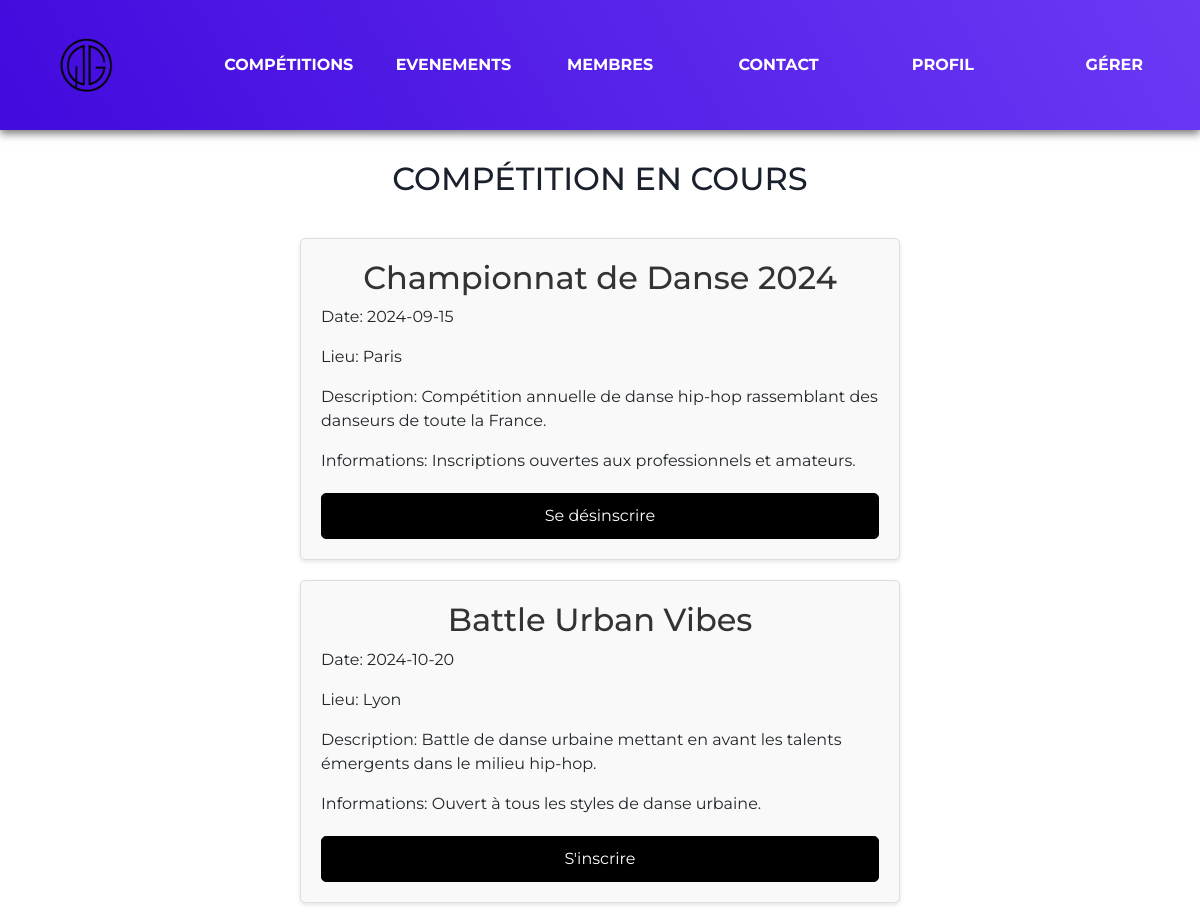
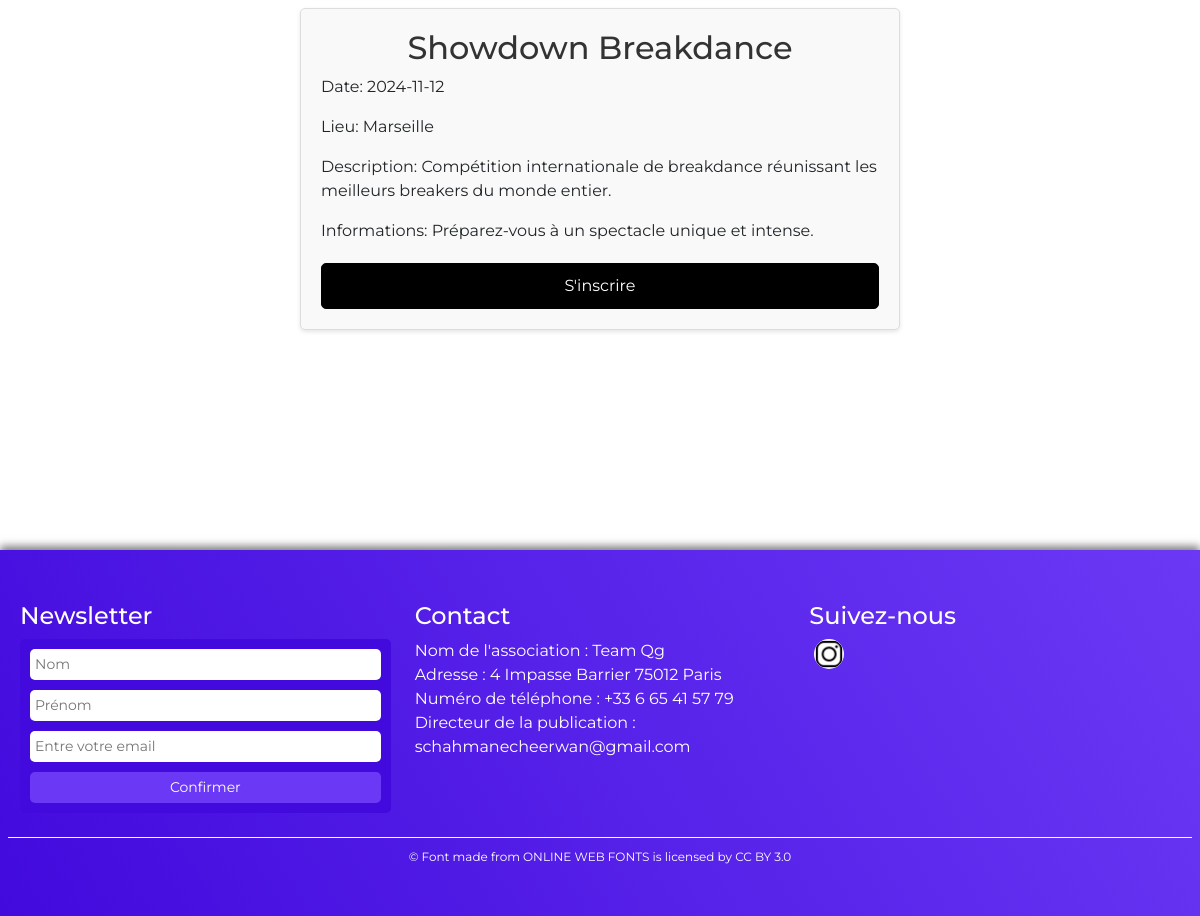
Page /?action=competitions (signed in) on the committed database (2 pictures, top to bottom).
### tables this page shows
CREATE TABLE competition (
  idCompetition INT NOT NULL PRIMARY KEY,
  nomcompetition VARCHAR(50) DEFAULT NULL,
  datecompetition DATE DEFAULT NULL,
  lieu VARCHAR(200) DEFAULT NULL,
  description VARCHAR(2000) NOT NULL,
  informations VARCHAR(1000) DEFAULT NULL
);

### public_html/controller/competitions.php (called while the page is built)
<?php
$racine = $_SERVER['DOCUMENT_ROOT'];
include_once "$racine/view/header.php";
include_once "$racine/view/competitionView.php";
include_once "$racine/view/credits.php";
?>

### public_html/index.php (called while the page is built, shortened)
<?php
include "getRacine.php";
include_once "$racine/model/authentification.php";
if (isset($_GET["action"])){
    $action = $_GET["action"];
}
else{
    $action = "defaut";
}
$fichier = controleurPrincipal($action);
include "$racine/controller/$fichier";
?>

### public_html/model/utilisateurs.php (called while the page is built, shortened)
<?php
function estAdmin($utilisateur_id) {
    try {
        $cnx = DBconnection();
        $query = "SELECT est_admin FROM utilisateurs WHERE id = :id";
        $stmt = $cnx->prepare($query);
        $stmt->bindParam(':id', $utilisateur_id);
        $stmt->execute();
        $resultat = $stmt->fetch(PDO::FETCH_ASSOC);
        return $resultat['est_admin'] ?? false;
    } catch (PDOException $e) {
        echo "Erreur : " . $e->getMessage();
        return false;
    }
}
function getUtilisateurByPseudo($pseudo) {
    try {
        $cnx = DBconnection();
        $req = $cnx->prepare("SELECT * FROM utilisateurs WHERE pseudo = :pseudo;");
        $req->bindValue(':pseudo', $pseudo, PDO::PARAM_STR);
        $req->execute();
        $resultat = $req->fetch(PDO::FETCH_ASSOC);
        return $resultat;
    } catch (PDOException $e) {
        print 'Erreur !: ' . $e->getMessage();
        die();
    }
}

### public_html/model/authentification.php (called while the page is built, shortened)
<?php
include_once "utilisateurs.php";
function isLoggedOn() {
    if (isset($_SESSION["pseudo"])) {
        $util = getUtilisateurByPseudo($_SESSION['pseudo']);
        if ($util && $util['pseudo'] == $_SESSION['pseudo'] && $util['mdp'] == $_SESSION['mdp']) {
            return true;
        }
    }
    return false;
}
?>

### public_html/model/competitions.php (called while the page is built, shortened)
<?php
function getAllCompetitions() {
    try {
        $conn = DBconnection();
        $query = "SELECT * FROM competition";
        $stmt = $conn->prepare($query);
        $stmt->execute();
        $events = $stmt->fetchAll(PDO::FETCH_ASSOC);
        return $events;
    } catch (PDOException $e) {
        print "Erreur lors de la récupération des compétitions : " . $e->getMessage();
        return [];
    }
}
function isUserRegisteredToCompetition($competition_id, $user_id) {
    try {
        $conn = DBconnection();
        $query = "SELECT * FROM inscriptioncompetition WHERE idCompetition = :competition_id AND utilisateurs_id = :user_id";
        $stmt = $conn->prepare($query);
        $stmt->bindParam(':competition_id', $competition_id, PDO::PARAM_INT);
        $stmt->bindParam(':user_id', $user_id, PDO::PARAM_INT);
        $stmt->execute();
        $result = $stmt->fetch(PDO::FETCH_ASSOC);
        return $result ? true : false;
    } catch (PDOException $e) {
        print "Erreur lors de la vérification de l'inscription à la compétition : " . $e->getMessage();
        return false;
    }
}
?>

### public_html/view/singlecompetition.php (the view, shortened to what this page needs)
<div class="compet">
    <h2><?php echo htmlspecialchars($competition['nomcompetition']); ?></h2>
    <p>Date: <?php echo htmlspecialchars($competition['datecompetition']); ?></p>
    <p>Lieu: <?php echo htmlspecialchars($competition['lieu']); ?></p>
    <p>Description: <?php echo htmlspecialchars($competition['description']); ?></p>
    <p>Informations: <?php echo htmlspecialchars($competition['informations']); ?></p>
    <?php if (isLoggedOn()): ?>
        <?php
            $utilisateur = getPseudoLoggedOn();
            $user = getUtilisateurByPseudo($utilisateur);
            $user_id = $user['id'];
            $isRegistered = isUserRegisteredToCompetition($competition['idCompetition'], $user_id);
        ?>
        <?php if ($isRegistered): ?>
            <form action="./?action=desinscriptioncompetition" method="POST">
                <button type="submit" class="btn btn-secondary">Se désinscrire</button>
            </form>
        <?php else: ?>
            <form action="./?action=inscriptioncompetition" method="POST">
                <button type="submit" class="btn btn-primary">S'inscrire</button>
            </form>
        <?php endif; ?>
    <?php else: ?>
        <button class="btn btn-primary"><a href="./?action=connexion" class="button">Se connecter pour s'inscrire</a></button>
    <?php endif; ?>
</div>

### public_html/view/header.php (shortened to what this page needs)
<!DOCTYPE html>
<html>
<?php
$racine = $_SERVER['DOCUMENT_ROOT'];
include_once "$racine/view/head.php";
include_once "$racine/model/authentification.php";
include_once "$racine/model/utilisateurs.php";
$is_admin = false;
if (isLoggedOn()) {
    $pseudo = getPseudoLoggedOn();
    $utilisateur = getUtilisateurByPseudo($pseudo);
    if ($utilisateur && estAdmin($utilisateur['id'])) {
        $is_admin = true;
    }
}
?>
<body>
    <div class='header'>
        <table class='navigation' cellspacing='0'>
            <tr>
                <td class='table_cell'>
                    <a href='../index.php'><img src='../assets/logo.png' width='70vmax'></a>
                </td>
                <td class='table_cell'><a class='navibutton' href='./?action=competitions'>Compétitions</a></td>
                <td class='table_cell'><a class='navibutton' href='./?action=events'>Evenements</a></td>
                <td class='table_cell'><a class='navibutton' href='index.php#members'>Membres</a></td>
                <td class='table_cell'><a class='navibutton' href='./?action=contact'>Contact</a></td>
                <?php if (isLoggedOn()) { ?>
                    <td class='table_cell'>
                        <a class='navibutton' href='./?action=monProfil' alt='Profil'>Profil</a>
                    </td>
                    <?php if ($is_admin) { ?>
                        <td class='table_cell'>
                            <a class='navibutton' href='./?action=gererUtilisateurs' alt='Gérer les utilisateurs'>Gérer</a>
                        </td>
                    <?php } ?>
                <?php } else { ?>
                    <td class='table_cell'>
                        <a class='navibutton' href='./?action=connexion' alt='Connexion'>Connexion</a>
                    </td>
                <?php } ?>
            </tr>
        </table>
    </div>
</body>
</html>

### public_html/view/head.php (shortened to what this page needs)
<head>
        <link href="https://cdn.jsdelivr.net/npm/bootstrap@5.3.3/dist/css/bootstrap.min.css" rel="stylesheet">
        <link rel="stylesheet" href="style/header.css">
        <link rel="stylesheet" href="style/home.css">
        <link rel="stylesheet" href="style/credits.css">
        <link rel="stylesheet" href="style/competitions.css">
        <link rel="stylesheet" href="style/events.css">
        <link rel="stylesheet" href="style/contact.css">
        <link rel="stylesheet" href="style/homevideo.css">
        <link rel="stylesheet" href="style/profilVideo.css">
        <link rel="stylesheet" href="style/inscription.css">
        <link rel="stylesheet" href="style/monprofil.css">
        <link rel="stylesheet" href="style/mesvideos.css">
        <link rel="stylesheet" href="style/members.css">
        <link rel="stylesheet" href="https://cdnjs.cloudflare.com/ajax/libs/font-awesome/5.15.4/css/all.min.css">
        <link rel="stylesheet" href="style/cursor.js">
</head>

### public_html/view/competitionView.php (shortened to what this page needs)
<div class="competition_mainscreen">
    <h1 class="title">COMPÉTITION EN COURS</h1>
</div>
<div class="events">
<?php
    require_once "$racine/model/competitions.php";
    $competitions = getAllCompetitions();
    if (!empty($competitions)) {
        $currentDate = date('Y-m-d');
        foreach ($competitions as $competition) {
            if ($currentDate <= $competition["datecompetition"]) {
                include "$racine/view/singlecompetition.php";
            }
        }
    } else {
        include "$racine/view/nocompetition.php";
    }
?>
</div>

### public_html/view/credits.php
<footer class="mainfooter" role="contentinfo">
  <div class="footer-middle">
    <div class="container">
      <div class="row">
        <div class="col-md-4 col-sm-6">
          <div class="footer-pad">
            <h4>Newsletter</h4>
            <div class="newsletter">
              <form action="/subscribe" method="post">
                <input type="text" name="firstname" placeholder="Nom">
                <input type="text" name="lastname" placeholder="Prénom">
                <input type="email" name="email" placeholder="Entre votre email">
                <button type="submit">Confirmer</button>
              </form>
            </div>
          </div>
        </div>
        <div class="col-md-4 col-sm-6">
          <div class="footer-pad">
            <h4>Contact</h4>
            <ul class="list-unstyled">
              <li>Nom de l'association : Team Qg</li>
              <li>Adresse : 4 Impasse Barrier 75012 Paris</li>
              <li>Numéro de téléphone : +33 6 65 41 57 79</li>
              <li>Directeur de la publication : schahmanecheerwan@gmail.com</li>
            </ul>
          </div>
        </div>
        <div class="col-md-4">
          <h4>Suivez-nous</h4>
          <ul class="social-network social-circle">
          <li><a href="https://www.instagram.com/team__qg/" class="icoInstagram" title="Instagram"><img src="assets/instagram.png" alt="Instagram"></a></li>
          </ul>
        </div>
      </div>
      <br>
      <div class="row">
        <div class="col-md-12 copy">
          <p class="text-center">&copy; Font made from ONLINE WEB FONTS is licensed by CC BY 3.0</p>
        </div>
      </div>
    </div>
  </div>
</footer>

### public_html/style/header.css (style rules this page uses)
html, body { margin: 0; height: 100%; padding: 0; cursor: url(../assets/cursor2.png), pointer; }
body { font-family: -apple-system, BlinkMacSystemFont, "Segoe UI", Roboto, Helvetica, Arial, sans-serif, "Apple Color Emoji", "Segoe UI Emoji", "Segoe UI Symbol"; }
.header { background: -webkit-linear-gradient(59deg, #420add, #7a4cf8); background: linear-gradient(59deg, #420add, #6b39f5); box-shadow: 0 4px 8px rgba(0, 0, 0, 0.5); }
.navigation { width: 100%; table-layout: fixed; }
.table_cell { text-align: center; padding: 1rem; }
.navibutton { position: relative; display: inline-block; padding: 2.3rem; color: #ffffff; font-weight: bold; text-decoration: none; text-transform: uppercase; transition: color .3s; }

### public_html/style/home.css (style rules this page uses)
body { background: rgb(255, 255, 255); font-family: 'Montserrat', sans-serif; display: flex; flex-direction: column; margin: 0; padding: 0; }
* { margin: 0; padding: 0; box-sizing: border-box; }
.btn { display: flex; justify-content: flex-end; margin-top: 20px; }
.btn-primary { background-color: #000000; color: white; padding: 10px 20px; border: none; border-radius: 5px; cursor: pointer; }
.container { max-width: 1200px; margin: 0 auto; padding: 20px; }

### public_html/style/credits.css (style rules this page uses)
footer { background: #6b39f5; background: -webkit-linear-gradient(59deg, #420add, #7a4cf8); background: linear-gradient(59deg, #420add, #6b39f5); color: white; margin-top: 200px; box-shadow: 0 -4px 8px rgba(0, 0, 0, 0.5); }
footer a { color: #fff; font-size: 14px; transition-duration: 0.2s; }
.copy { font-size: 12px; padding: 10px; border-top: 1px solid #FFFFFF; }
.footer-middle { padding-top: 2em; color: white; }
ul.social-network { list-style: none; display: inline; margin-left: 0 !important; padding: 0; }
ul.social-network li { display: inline; margin: 0 5px; }
.social-circle li a { display: inline-block; position: relative; margin: 0 auto 0 auto; -moz-border-radius: 50%; -webkit-border-radius: 50%; border-radius: 50%; text-align: center; width: 30px; height: 30px; font-size: 15px; }
.social-network a { background-color: #F9F9F9; }
.newsletter { padding: 10px; background: #420add; border-radius: 5px; }
.newsletter input[type="text"], .newsletter input[type="email"] { width: 100%; padding: 5px; border: none; border-radius: 5px; margin-bottom: 10px; font-size: 14px; }
.newsletter button[type="submit"] { width: 100%; padding: 5px; border: none; background: #6b39f5; color: white; border-radius: 5px; cursor: pointer; transition: background 0.2s; font-size: 14px; }
.social-network { list-style: none; display: flex; justify-content: center; padding-left: 0; }
.social-circle { margin: 0; }
.social-circle li { margin: 0 10px; }
.social-circle a { display: inline-block; text-align: center; width: 40px; height: 40px; border-radius: 50%; background-color: #fff; overflow: hidden; }
.social-circle img { width: 100%; height: 100%; object-fit: cover; border-radius: 50%; }

### public_html/style/competitions.css (style rules this page uses)
.compet { background-color: #f9f9f9; border: 1px solid #ddd; border-radius: 5px; padding: 20px; max-width: 600px; margin: 20px auto; box-shadow: 0 2px 4px rgba(0, 0, 0, 0.1); }

### public_html/style/events.css (style rules this page uses)
.title { text-align: center; font-size: 2rem; margin-bottom: 20px; color: #1a202c; margin-top: 30px; }

### public_html/style/profilVideo.css (style rules this page uses)
h1, h2 { text-align: center; color: #333; }

### public_html/style/Monprofil.css (style rules this page uses)
.text-center { text-align: center; margin-bottom: 20px; }
.btn-primary { background-color: #000000; border-color: #000000; color: #fff; }
.btn { display: inline-block; font-weight: 400; color: #ffffff; text-align: center; vertical-align: middle; cursor: pointer; background-color: rgb(0, 0, 0); padding: 10px 20px; font-size: 16px; border-radius: 5px; transition: background-color 0.2s, border-color 0.2s; }

### public_html/style/mesvideos.css (style rules this page uses)
h1 { text-align: center; color: #000; }
input[type="text"], textarea { width: 100%; padding: 10px; margin-bottom: 15px; border: 1px solid #000; background-color: #fff; color: #000; resize: none; }
button[type="submit"] { display: block; width: 100%; padding: 10px; border: 1px solid #000; background-color: #000; color: #fff; cursor: pointer; }
a { color: #000; text-decoration: none; }

### public_html/style/members.css (style rules this page uses)
*, *::before, *::after { box-sizing: border-box; }

### rows in the picture
competition: nomcompetition "Championnat de Danse 2024", datecompetition "2024-09-15", lieu "Paris", description "Compétition annuelle de danse hip-hop rassemblant des danseurs de toute la France.", informations "Inscriptions ouvertes aux professionnels et amateurs."
competition: nomcompetition "Battle Urban Vibes", datecompetition "2024-10-20", lieu "Lyon", description "Battle de danse urbaine mettant en avant les talents émergents dans le milieu hip-hop.", informations "Ouvert à tous les styles de danse urbaine."
competition: nomcompetition "Showdown Breakdance", datecompetition "2024-11-12", lieu "Marseille", description "Compétition internationale de breakdance réunissant les meilleurs breakers du monde entier.", informations "Préparez-vous à un spectacle unique et intense."
